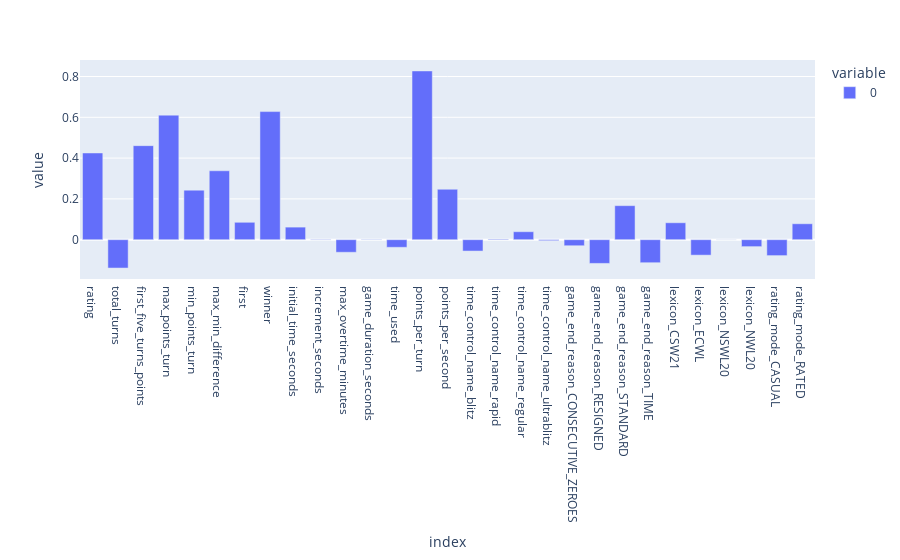

The notebook cell saved with this chart:
### Code cell
fig = px.bar(correlation)
fig.show()

### Figure 1 — Plotly figure (JSON) as saved in the notebook; plotly's stock layout.template omitted (floating-point values rounded to 4 significant figures)
{"data": [{"alignmentgroup": "True", "hovertemplate": "variable=0<br>index=%{x}<br>value=%{y}<extra></extra>", "legendgroup": "0", "marker": {"color": "#636efa", "pattern": {"shape": ""}}, "name": "0", "offsetgroup": "0", "orientation": "v", "showlegend": true, "textposition": "auto", "type": "bar", "x": ["rating", "total_turns", "first_five_turns_points", "max_points_turn", "min_points_turn", "max_min_difference", "first", "winner", "initial_time_seconds", "increment_seconds", "max_overtime_minutes", "game_duration_seconds", "time_used", "points_per_turn", "points_per_second", "time_control_name_blitz", "time_control_name_rapid", "time_control_name_regular", "time_control_name_ultrablitz", "game_end_reason_CONSECUTIVE_ZEROES", "game_end_reason_RESIGNED", "game_end_reason_STANDARD", "game_end_reason_TIME", "lexicon_CSW21", "lexicon_ECWL", "lexicon_NSWL20", "lexicon_NWL20", "rating_mode_CASUAL", "rating_mode_RATED"], "xaxis": "x", "y": [0.4251, -0.1391, 0.461, 0.6107, 0.2429, 0.3378, 0.08528, 0.628, 0.06163, -0.001568, -0.06168, 0.001401, -0.0374, 0.8272, 0.2472, -0.05575, 0.002961, 0.03911, -0.004782, -0.02968, -0.1163, 0.1668, -0.1129, 0.08297, -0.07584, -0.0002404, -0.03402, -0.07806, 0.07806], "yaxis": "y"}], "layout": {"barmode": "relative", "legend": {"title": {"text": "variable"}, "tracegroupgap": 0}, "margin": {"t": 60}, "xaxis": {"anchor": "y", "domain": [0, 1], "title": {"text": "index"}}, "yaxis": {"anchor": "x", "domain": [0, 1], "title": {"text": "value"}}}}
